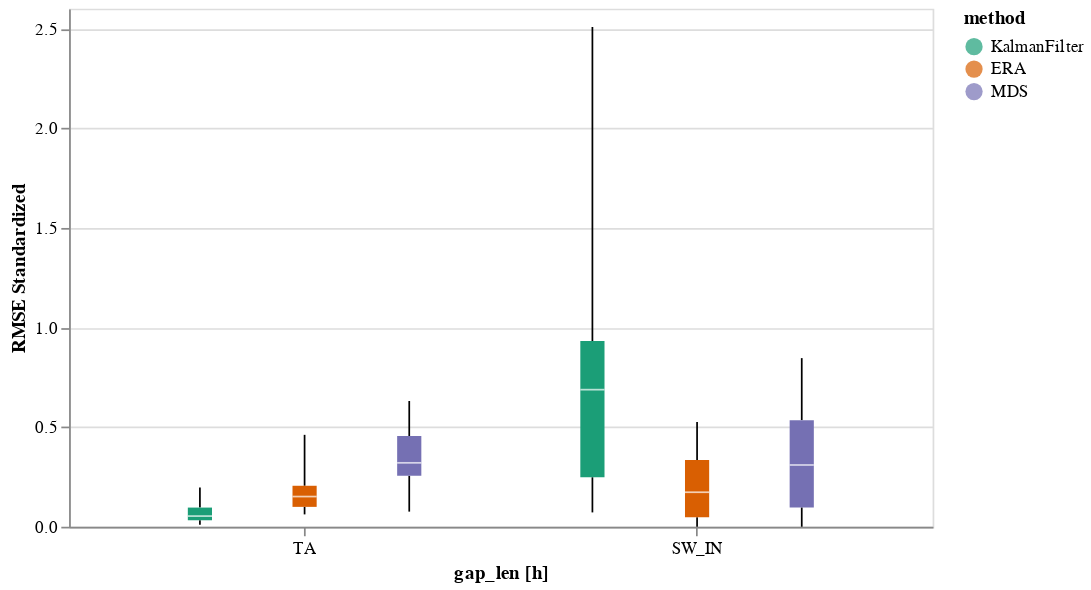

The cell this chart's notebook holds for it:
### Code cell
the_plot_stand(data_results)

### Figure 1 — Vega-Lite specification as saved in the notebook (floating-point values rounded to 4 significant figures)
{"config": {"view": {"continuousWidth": 300, "continuousHeight": 300}}, "data": {"name": "data-9a5b4a35b5363ec98063dcc5ec299212"}, "mark": {"type": "boxplot", "extent": "min-max"}, "encoding": {"color": {"field": "method", "scale": {"domain": ["KalmanFilter", "ERA", "MDS"], "scheme": "dark2"}, "sort": ["KalmanFilter", "ERA", "MDS"], "type": "ordinal"}, "x": {"axis": {"labelAngle": 0}, "field": "var", "sort": ["TA", "SW_IN", "LW_IN", "VPD", "WS", "PA", "P"], "title": "gap_len [h]", "type": "ordinal"}, "xOffset": {"field": "method", "scale": {"domain": ["KalmanFilter", "ERA", "MDS"]}, "type": "nominal"}, "y": {"axis": {"grid": true}, "field": "rmse_norm", "title": "RMSE Standardized", "type": "quantitative"}}, "height": 300, "width": 500, "$schema": "https://vega.github.io/schema/vega-lite/v5.2.0.json", "datasets": {"data-9a5b4a35b5363ec98063dcc5ec299212": [{"method": "KalmanFilter", "var": "TA", "gap_len": 2.5, "idx_rep": 0, "rmse": 0.2183, "rmse_norm": 0.02754}, {"method": "KalmanFilter", "var": "TA", "gap_len": 2.5, "idx_rep": 1, "rmse": 0.2589, "rmse_norm": 0.03267}, {"method": "KalmanFilter", "var": "TA", "gap_len": 2.5, "idx_rep": 2, "rmse": 0.09277, "rmse_norm": 0.01171}, {"method": "KalmanFilter", "var": "TA", "gap_len": 2.5, "idx_rep": 3, "rmse": 0.07547, "rmse_norm": 0.009523}, {"method": "KalmanFilter", "var": "TA", "gap_len": 2.5, "idx_rep": 4, "rmse": 0.2206, "rmse_norm": 0.02784}, {"method": "ERA", "var": "TA", "gap_len": 2.5, "idx_rep": 0, "rmse": 1.312, "rmse_norm": 0.1656}, {"method": "ERA", "var": "TA", "gap_len": 2.5, "idx_rep": 1, "rmse": 1.609, "rmse_norm": 0.203}, {"method": "ERA", "var": "TA", "gap_len": 2.5, "idx_rep": 2, "rmse": 3.655, "rmse_norm": 0.4612}, {"method": "ERA", "var": "TA", "gap_len": 2.5, "idx_rep": 3, "rmse": 0.6886, "rmse_norm": 0.08689}, {"method": "ERA", "var": "TA", "gap_len": 2.5, "idx_rep": 4, "rmse": 2.978, "rmse_norm": 0.3757}, {"method": "MDS", "var": "TA", "gap_len": 2.5, "idx_rep": 0, "rmse": 3.533, "rmse_norm": 0.4459}, {"method": "MDS", "var": "TA", "gap_len": 2.5, "idx_rep": 1, "rmse": 4.999, "rmse_norm": 0.6309}, {"method": "MDS", "var": "TA", "gap_len": 2.5, "idx_rep": 2, "rmse": 1.798, "rmse_norm": 0.2269}, {"method": "MDS", "var": "TA", "gap_len": 2.5, "idx_rep": 3, "rmse": 2.541, "rmse_norm": 0.3207}, {"method": "MDS", "var": "TA", "gap_len": 2.5, "idx_rep": 4, "rmse": 3.392, "rmse_norm": 0.4281}, {"method": "KalmanFilter", "var": "TA", "gap_len": 5.0, "idx_rep": 0, "rmse": 0.7558, "rmse_norm": 0.09537}, {"method": "KalmanFilter", "var": "TA", "gap_len": 5.0, "idx_rep": 1, "rmse": 0.2535, "rmse_norm": 0.03199}, {"method": "KalmanFilter", "var": "TA", "gap_len": 5.0, "idx_rep": 2, "rmse": 0.297, "rmse_norm": 0.03748}, {"method": "KalmanFilter", "var": "TA", "gap_len": 5.0, "idx_rep": 3, "rmse": 0.2997, "rmse_norm": 0.03781}, {"method": "KalmanFilter", "var": "TA", "gap_len": 5.0, "idx_rep": 4, "rmse": 0.3707, "rmse_norm": 0.04678}, {"method": "ERA", "var": "TA", "gap_len": 5.0, "idx_rep": 0, "rmse": 0.7428, "rmse_norm": 0.09373}, {"method": "ERA", "var": "TA", "gap_len": 5.0, "idx_rep": 1, "rmse": 1.156, "rmse_norm": 0.1459}, {"method": "ERA", "var": "TA", "gap_len": 5.0, "idx_rep": 2, "rmse": 0.7557, "rmse_norm": 0.09536}, {"method": "ERA", "var": "TA", "gap_len": 5.0, "idx_rep": 3, "rmse": 0.9922, "rmse_norm": 0.1252}, {"method": "ERA", "var": "TA", "gap_len": 5.0, "idx_rep": 4, "rmse": 0.4908, "rmse_norm": 0.06193}, {"method": "MDS", "var": "TA", "gap_len": 5.0, "idx_rep": 0, "rmse": 2.319, "rmse_norm": 0.2927}, {"method": "MDS", "var": "TA", "gap_len": 5.0, "idx_rep": 1, "rmse": 2.669, "rmse_norm": 0.3368}, {"method": "MDS", "var": "TA", "gap_len": 5.0, "idx_rep": 2, "rmse": 3.83, "rmse_norm": 0.4833}, {"method": "MDS", "var": "TA", "gap_len": 5.0, "idx_rep": 3, "rmse": 4.159, "rmse_norm": 0.5248}, {"method": "MDS", "var": "TA", "gap_len": 5.0, "idx_rep": 4, "rmse": 1.431, "rmse_norm": 0.1806}, {"method": "KalmanFilter", "var": "TA", "gap_len": 10.0, "idx_rep": 0, "rmse": 1.214, "rmse_norm": 0.1532}, {"method": "KalmanFilter", "var": "TA", "gap_len": 10.0, "idx_rep": 1, "rmse": 0.4086, "rmse_norm": 0.05156}, {"method": "KalmanFilter", "var": "TA", "gap_len": 10.0, "idx_rep": 2, "rmse": 0.8069, "rmse_norm": 0.1018}, {"method": "KalmanFilter", "var": "TA", "gap_len": 10.0, "idx_rep": 3, "rmse": 0.9503, "rmse_norm": 0.1199}, {"method": "KalmanFilter", "var": "TA", "gap_len": 10.0, "idx_rep": 4, "rmse": 0.5034, "rmse_norm": 0.06353}, {"method": "ERA", "var": "TA", "gap_len": 10.0, "idx_rep": 0, "rmse": 0.7116, "rmse_norm": 0.0898}, {"method": "ERA", "var": "TA", "gap_len": 10.0, "idx_rep": 1, "rmse": 1.444, "rmse_norm": 0.1823}, {"method": "ERA", "var": "TA", "gap_len": 10.0, "idx_rep": 2, "rmse": 2.033, "rmse_norm": 0.2565}, {"method": "ERA", "var": "TA", "gap_len": 10.0, "idx_rep": 3, "rmse": 1.691, "rmse_norm": 0.2133}, {"method": "ERA", "var": "TA", "gap_len": 10.0, "idx_rep": 4, "rmse": 1.116, "rmse_norm": 0.1409}, {"method": "MDS", "var": "TA", "gap_len": 10.0, "idx_rep": 0, "rmse": 4.151, "rmse_norm": 0.5239}, {"method": "MDS", "var": "TA", "gap_len": 10.0, "idx_rep": 1, "rmse": 2.035, "rmse_norm": 0.2568}, {"method": "MDS", "var": "TA", "gap_len": 10.0, "idx_rep": 2, "rmse": 1.864, "rmse_norm": 0.2352}, {"method": "MDS", "var": "TA", "gap_len": 10.0, "idx_rep": 3, "rmse": 3.956, "rmse_norm": 0.4992}, {"method": "MDS", "var": "TA", "gap_len": 10.0, "idx_rep": 4, "rmse": 2.373, "rmse_norm": 0.2994}, {"method": "KalmanFilter", "var": "TA", "gap_len": 22.5, "idx_rep": 0, "rmse": 1.562, "rmse_norm": 0.1971}, {"method": "KalmanFilter", "var": "TA", "gap_len": 22.5, "idx_rep": 1, "rmse": 0.4389, "rmse_norm": 0.05539}, {"method": "KalmanFilter", "var": "TA", "gap_len": 22.5, "idx_rep": 2, "rmse": 0.7794, "rmse_norm": 0.09836}, {"method": "KalmanFilter", "var": "TA", "gap_len": 22.5, "idx_rep": 3, "rmse": 0.5904, "rmse_norm": 0.07451}, {"method": "KalmanFilter", "var": "TA", "gap_len": 22.5, "idx_rep": 4, "rmse": 0.5896, "rmse_norm": 0.07441}, {"method": "ERA", "var": "TA", "gap_len": 22.5, "idx_rep": 0, "rmse": 1.244, "rmse_norm": 0.157}, {"method": "ERA", "var": "TA", "gap_len": 22.5, "idx_rep": 1, "rmse": 0.9254, "rmse_norm": 0.1168}, {"method": "ERA", "var": "TA", "gap_len": 22.5, "idx_rep": 2, "rmse": 1.456, "rmse_norm": 0.1837}, {"method": "ERA", "var": "TA", "gap_len": 22.5, "idx_rep": 3, "rmse": 0.8016, "rmse_norm": 0.1012}, {"method": "ERA", "var": "TA", "gap_len": 22.5, "idx_rep": 4, "rmse": 2.007, "rmse_norm": 0.2533}, {"method": "MDS", "var": "TA", "gap_len": 22.5, "idx_rep": 0, "rmse": 2.005, "rmse_norm": 0.253}, {"method": "MDS", "var": "TA", "gap_len": 22.5, "idx_rep": 1, "rmse": 2.29, "rmse_norm": 0.2889}, {"method": "MDS", "var": "TA", "gap_len": 22.5, "idx_rep": 2, "rmse": 2.542, "rmse_norm": 0.3207}, {"method": "MDS", "var": "TA", "gap_len": 22.5, "idx_rep": 3, "rmse": 0.6008, "rmse_norm": 0.07582}, {"method": "MDS", "var": "TA", "gap_len": 22.5, "idx_rep": 4, "rmse": 2.81, "rmse_norm": 0.3546}, {"method": "KalmanFilter", "var": "SW_IN", "gap_len": 2.5, "idx_rep": 0, "rmse": 14.66, "rmse_norm": 0.07188}, {"method": "KalmanFilter", "var": "SW_IN", "gap_len": 2.5, "idx_rep": 1, "rmse": 51.05, "rmse_norm": 0.2502}, {"method": "KalmanFilter", "var": "SW_IN", "gap_len": 2.5, "idx_rep": 2, "rmse": 51.05, "rmse_norm": 0.2502}, {"method": "KalmanFilter", "var": "SW_IN", "gap_len": 2.5, "idx_rep": 3, "rmse": 30.38, "rmse_norm": 0.1489}, {"method": "KalmanFilter", "var": "SW_IN", "gap_len": 2.5, "idx_rep": 4, "rmse": 138.4, "rmse_norm": 0.6785}, {"method": "ERA", "var": "SW_IN", "gap_len": 2.5, "idx_rep": 0, "rmse": 0.0, "rmse_norm": 0.0}, {"method": "ERA", "var": "SW_IN", "gap_len": 2.5, "idx_rep": 1, "rmse": 32.74, "rmse_norm": 0.1605}, {"method": "ERA", "var": "SW_IN", "gap_len": 2.5, "idx_rep": 2, "rmse": 32.74, "rmse_norm": 0.1605}, {"method": "ERA", "var": "SW_IN", "gap_len": 2.5, "idx_rep": 3, "rmse": 0.0, "rmse_norm": 0.0}, {"method": "ERA", "var": "SW_IN", "gap_len": 2.5, "idx_rep": 4, "rmse": 0.0, "rmse_norm": 0.0}, {"method": "MDS", "var": "SW_IN", "gap_len": 2.5, "idx_rep": 0, "rmse": 0.0, "rmse_norm": 0.0}, {"method": "MDS", "var": "SW_IN", "gap_len": 2.5, "idx_rep": 1, "rmse": 63.22, "rmse_norm": 0.3099}, {"method": "MDS", "var": "SW_IN", "gap_len": 2.5, "idx_rep": 2, "rmse": 63.22, "rmse_norm": 0.3099}, {"method": "MDS", "var": "SW_IN", "gap_len": 2.5, "idx_rep": 3, "rmse": 0.0, "rmse_norm": 0.0}, {"method": "MDS", "var": "SW_IN", "gap_len": 2.5, "idx_rep": 4, "rmse": 1.433, "rmse_norm": 0.007026}, {"method": "KalmanFilter", "var": "SW_IN", "gap_len": 5.0, "idx_rep": 0, "rmse": 243.0, "rmse_norm": 1.191}, {"method": "KalmanFilter", "var": "SW_IN", "gap_len": 5.0, "idx_rep": 1, "rmse": 154.3, "rmse_norm": 0.7563}, {"method": "KalmanFilter", "var": "SW_IN", "gap_len": 5.0, "idx_rep": 2, "rmse": 42.69, "rmse_norm": 0.2093}, {"method": "KalmanFilter", "var": "SW_IN", "gap_len": 5.0, "idx_rep": 3, "rmse": 49.65, "rmse_norm": 0.2434}, {"method": "KalmanFilter", "var": "SW_IN", "gap_len": 5.0, "idx_rep": 4, "rmse": 48.22, "rmse_norm": 0.2364}, {"method": "ERA", "var": "SW_IN", "gap_len": 5.0, "idx_rep": 0, "rmse": 107.3, "rmse_norm": 0.5262}, {"method": "ERA", "var": "SW_IN", "gap_len": 5.0, "idx_rep": 1, "rmse": 40.53, "rmse_norm": 0.1987}, {"method": "ERA", "var": "SW_IN", "gap_len": 5.0, "idx_rep": 2, "rmse": 22.86, "rmse_norm": 0.1121}, {"method": "ERA", "var": "SW_IN", "gap_len": 5.0, "idx_rep": 3, "rmse": 0.0, "rmse_norm": 0.0}, {"method": "ERA", "var": "SW_IN", "gap_len": 5.0, "idx_rep": 4, "rmse": 0.0, "rmse_norm": 0.0}, {"method": "MDS", "var": "SW_IN", "gap_len": 5.0, "idx_rep": 0, "rmse": 112.3, "rmse_norm": 0.5503}, {"method": "MDS", "var": "SW_IN", "gap_len": 5.0, "idx_rep": 1, "rmse": 67.42, "rmse_norm": 0.3305}, {"method": "MDS", "var": "SW_IN", "gap_len": 5.0, "idx_rep": 2, "rmse": 33.38, "rmse_norm": 0.1636}, {"method": "MDS", "var": "SW_IN", "gap_len": 5.0, "idx_rep": 3, "rmse": 0.0, "rmse_norm": 0.0}, {"method": "MDS", "var": "SW_IN", "gap_len": 5.0, "idx_rep": 4, "rmse": 0.2198, "rmse_norm": 0.001077}, {"method": "KalmanFilter", "var": "SW_IN", "gap_len": 10.0, "idx_rep": 0, "rmse": 410.1, "rmse_norm": 2.011}, {"method": "KalmanFilter", "var": "SW_IN", "gap_len": 10.0, "idx_rep": 1, "rmse": 97.34, "rmse_norm": 0.4771}, {"method": "KalmanFilter", "var": "SW_IN", "gap_len": 10.0, "idx_rep": 2, "rmse": 267.9, "rmse_norm": 1.313}, {"method": "KalmanFilter", "var": "SW_IN", "gap_len": 10.0, "idx_rep": 3, "rmse": 154.7, "rmse_norm": 0.7582}, {"method": "KalmanFilter", "var": "SW_IN", "gap_len": 10.0, "idx_rep": 4, "rmse": 78.57, "rmse_norm": 0.3851}, {"method": "ERA", "var": "SW_IN", "gap_len": 10.0, "idx_rep": 0, "rmse": 37.86, "rmse_norm": 0.1856}, {"method": "ERA", "var": "SW_IN", "gap_len": 10.0, "idx_rep": 1, "rmse": 72.05, "rmse_norm": 0.3532}, {"method": "ERA", "var": "SW_IN", "gap_len": 10.0, "idx_rep": 2, "rmse": 98.66, "rmse_norm": 0.4836}, {"method": "ERA", "var": "SW_IN", "gap_len": 10.0, "idx_rep": 3, "rmse": 100.3, "rmse_norm": 0.4919}, {"method": "ERA", "var": "SW_IN", "gap_len": 10.0, "idx_rep": 4, "rmse": 33.18, "rmse_norm": 0.1627}, {"method": "MDS", "var": "SW_IN", "gap_len": 10.0, "idx_rep": 0, "rmse": 136.8, "rmse_norm": 0.6704}, {"method": "MDS", "var": "SW_IN", "gap_len": 10.0, "idx_rep": 1, "rmse": 108.1, "rmse_norm": 0.5299}, {"method": "MDS", "var": "SW_IN", "gap_len": 10.0, "idx_rep": 2, "rmse": 143.1, "rmse_norm": 0.7016}, {"method": "MDS", "var": "SW_IN", "gap_len": 10.0, "idx_rep": 3, "rmse": 126.0, "rmse_norm": 0.6175}, {"method": "MDS", "var": "SW_IN", "gap_len": 10.0, "idx_rep": 4, "rmse": 87.55, "rmse_norm": 0.4291}, {"method": "KalmanFilter", "var": "SW_IN", "gap_len": 22.5, "idx_rep": 0, "rmse": 186.8, "rmse_norm": 0.9158}, {"method": "KalmanFilter", "var": "SW_IN", "gap_len": 22.5, "idx_rep": 1, "rmse": 142.2, "rmse_norm": 0.6973}, {"method": "KalmanFilter", "var": "SW_IN", "gap_len": 22.5, "idx_rep": 2, "rmse": 199.7, "rmse_norm": 0.979}, {"method": "KalmanFilter", "var": "SW_IN", "gap_len": 22.5, "idx_rep": 3, "rmse": 144.0, "rmse_norm": 0.7058}, {"method": "KalmanFilter", "var": "SW_IN", "gap_len": 22.5, "idx_rep": 4, "rmse": 511.6, "rmse_norm": 2.508}, {"method": "ERA", "var": "SW_IN", "gap_len": 22.5, "idx_rep": 0, "rmse": 37.45, "rmse_norm": 0.1836}, {"method": "ERA", "var": "SW_IN", "gap_len": 22.5, "idx_rep": 1, "rmse": 55.12, "rmse_norm": 0.2702}, {"method": "ERA", "var": "SW_IN", "gap_len": 22.5, "idx_rep": 2, "rmse": 67.09, "rmse_norm": 0.3289}, {"method": "ERA", "var": "SW_IN", "gap_len": 22.5, "idx_rep": 3, "rmse": 13.04, "rmse_norm": 0.06394}, {"method": "ERA", "var": "SW_IN", "gap_len": 22.5, "idx_rep": 4, "rmse": 77.26, "rmse_norm": 0.3787}, {"method": "MDS", "var": "SW_IN", "gap_len": 22.5, "idx_rep": 0, "rmse": 25.95, "rmse_norm": 0.1272}, {"method": "MDS", "var": "SW_IN", "gap_len": 22.5, "idx_rep": 1, "rmse": 55.38, "rmse_norm": 0.2715}, {"method": "MDS", "var": "SW_IN", "gap_len": 22.5, "idx_rep": 2, "rmse": 105.6, "rmse_norm": 0.5177}, {"method": "MDS", "var": "SW_IN", "gap_len": 22.5, "idx_rep": 3, "rmse": 46.51, "rmse_norm": 0.228}, {"method": "MDS", "var": "SW_IN", "gap_len": 22.5, "idx_rep": 4, "rmse": 172.6, "rmse_norm": 0.8461}]}}
